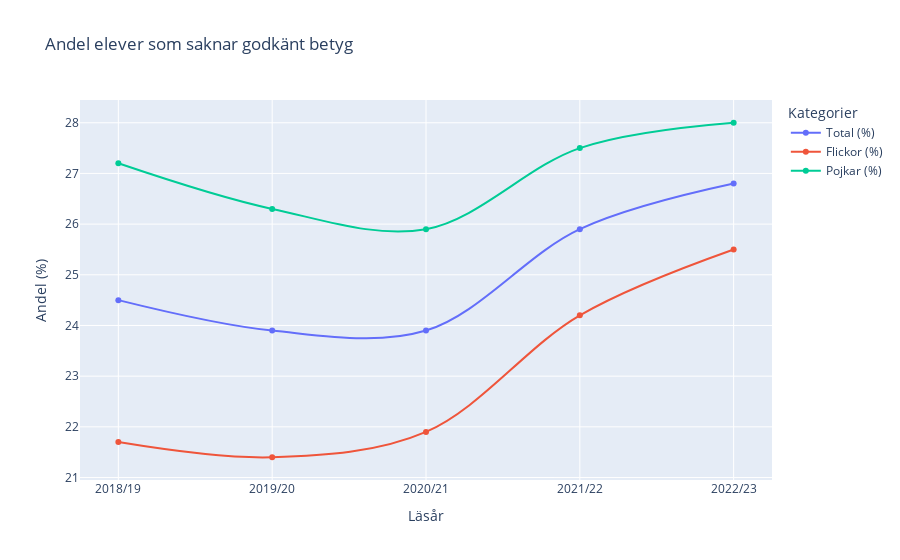

Notebook code for this chart:
### Code cell
# plotly line diagram for students with no passing grade
# found info on https://plotly.com/python/plotly-express/
fig = px.line(df_years_filtered , 
            x = "Kategorier", 
            y = ["Total (%)", "Flickor (%)", "Pojkar (%)"], 
            title = "Andel elever som saknar godkänt betyg",
            labels = {"value": "Andel (%)", "variable": "Kategorier", "Kategorier": "Läsår"}, 
            line_shape="spline", render_mode="svg", 
            markers = True)

fig.write_html("Visualiseringar/Uppgift_2a.html")
fig.show()

### Figure 1 — Plotly figure (JSON) as saved in the notebook; plotly's stock layout.template omitted (floating-point values rounded to 4 significant figures)
{"data": [{"hovertemplate": "Kategorier=Total (%)<br>Läsår=%{x}<br>Andel (%)=%{y}<extra></extra>", "legendgroup": "Total (%)", "line": {"color": "#636efa", "dash": "solid", "shape": "spline"}, "marker": {"symbol": "circle"}, "mode": "lines+markers", "name": "Total (%)", "orientation": "v", "showlegend": true, "type": "scatter", "x": ["2018/19", "2019/20", "2020/21", "2021/22", "2022/23"], "xaxis": "x", "y": [24.5, 23.9, 23.9, 25.9, 26.8], "yaxis": "y"}, {"hovertemplate": "Kategorier=Flickor (%)<br>Läsår=%{x}<br>Andel (%)=%{y}<extra></extra>", "legendgroup": "Flickor (%)", "line": {"color": "#EF553B", "dash": "solid", "shape": "spline"}, "marker": {"symbol": "circle"}, "mode": "lines+markers", "name": "Flickor (%)", "orientation": "v", "showlegend": true, "type": "scatter", "x": ["2018/19", "2019/20", "2020/21", "2021/22", "2022/23"], "xaxis": "x", "y": [21.7, 21.4, 21.9, 24.2, 25.5], "yaxis": "y"}, {"hovertemplate": "Kategorier=Pojkar (%)<br>Läsår=%{x}<br>Andel (%)=%{y}<extra></extra>", "legendgroup": "Pojkar (%)", "line": {"color": "#00cc96", "dash": "solid", "shape": "spline"}, "marker": {"symbol": "circle"}, "mode": "lines+markers", "name": "Pojkar (%)", "orientation": "v", "showlegend": true, "type": "scatter", "x": ["2018/19", "2019/20", "2020/21", "2021/22", "2022/23"], "xaxis": "x", "y": [27.2, 26.3, 25.9, 27.5, 28.0], "yaxis": "y"}], "layout": {"legend": {"title": {"text": "Kategorier"}, "tracegroupgap": 0}, "title": {"text": "Andel elever som saknar godkänt betyg"}, "xaxis": {"anchor": "y", "domain": [0, 1], "title": {"text": "Läsår"}}, "yaxis": {"anchor": "x", "domain": [0, 1], "title": {"text": "Andel (%)"}}}}
